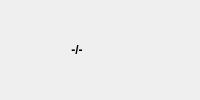
  <widget class="QDockWidget" name="dockWidget_magnify">
   <property name="windowTitle">
    <string>magnify</string>
   </property>
   <attribute name="dockWidgetArea">
    <number>8</number>
   </attribute>
   <widget class="QWidget" name="dockWidgetContents_3">
    <layout class="QGridLayout" name="gridLayout_2" columnstretch="5,0,0">
     <item row="0" column="2">
      <widget class="QLabel" name="label_magnifyActualNominal">
       <property name="sizePolicy">
        <sizepolicy hsizetype="Ignored" vsizetype="Ignored">
         <horstretch>0</horstretch>
         <verstretch>0</verstretch>
        </sizepolicy>
       </property>
       <property name="font">
        <font>
         <weight>75</weight>
         <bold>true</bold>
        </font>
       </property>
       <property name="text">
        <string>-/-</string>
       </property>
       <property name="scaledContents">
        <bool>true</bool>
       </property>
       <property name="alignment">
        <set>Qt::AlignCenter</set>
       </property>
      </widget>
     </item>
     <item row="0" column="1">
      <spacer name="horizontalSpacer_2">
       <property name="orientation">
        <enum>Qt::Horizontal</enum>
       </property>
       <property name="sizeType">
        <enum>QSizePolicy::Fixed</enum>
       </property>
       <property name="sizeHint" stdset="0">
        <size>
         <width>40</width>
         <height>20</height>
        </size>
       </property>
      </spacer>
     </item>
     <item row="0" column="0">
      <widget class="QLabel" name="label_magnifyName">
       <property name="sizePolicy">
        <sizepolicy hsizetype="Ignored" vsizetype="Ignored">
         <horstretch>0</horstretch>
         <verstretch>0</verstretch>
        </sizepolicy>
       </property>
       <property name="font">
        <font>
         <weight>75</weight>
         <bold>true</bold>
        </font>
       </property>
       <property name="text">
        <string>-/-</string>
       </property>
       <property name="scaledContents">
        <bool>true</bool>
       </property>
       <property name="alignment">
        <set>Qt::AlignCenter</set>
       </property>
      </widget>
     </item>
    </layout>
   </widget>
  </widget>
